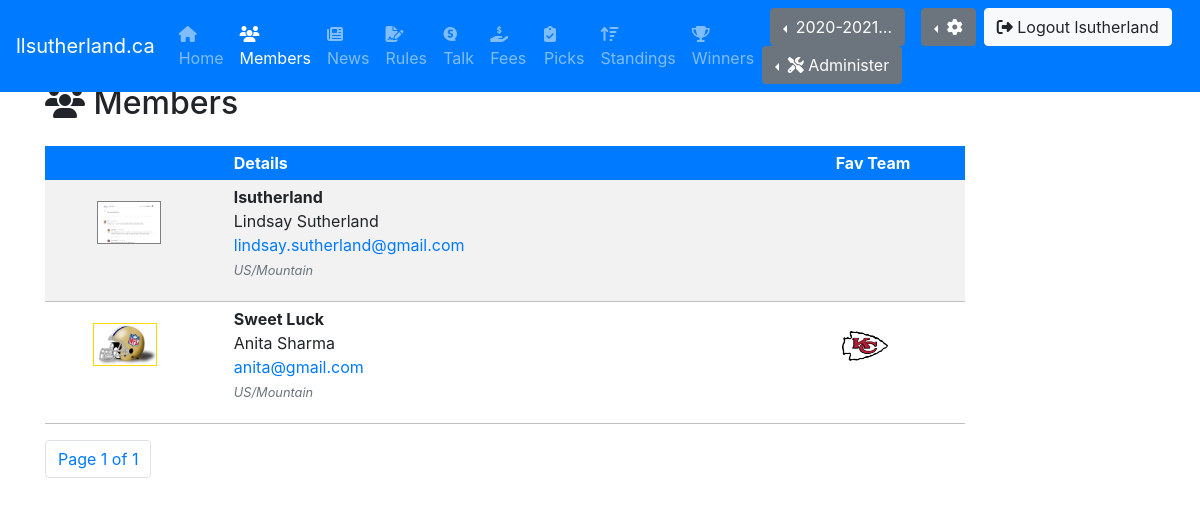
The page /members/ (signed in) on the database as committed earlier.
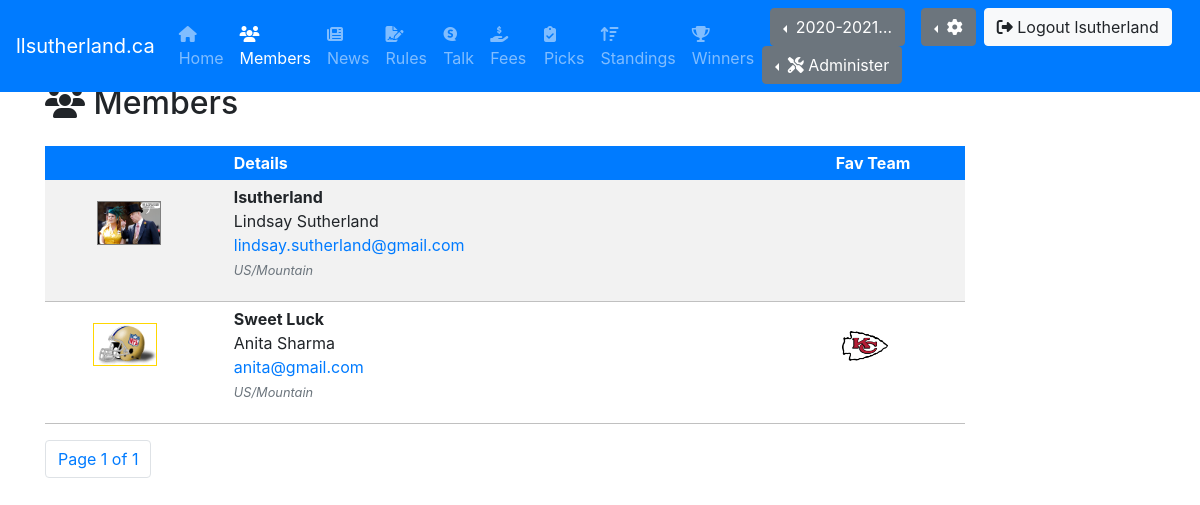
The same page on the database as committed later.
### pool/models.py (models this page shows, shortened)
class CustomUser(AbstractUser):
    US_EST = 'US/Eastern'
    TZS = [
        ('US/Alaska', 'US/Alaska'),
        ('US/Arizona','US/Arizona'),
        ('US/Central','US/Central'),
        (US_EST,'US/Eastern'),
        ('US/Hawaii','US/Hawaii'),
        ('US/Mountain','US/Mountain'),
        ('US/Pacific','US/Pacific'),
        ('Europe/Amsterdam','Europe/Amsterdam'),
        ('Europe/Athens','Europe/Athens'),
        ('Europe/Belgrade','Europe/Belgrade'),
        ('Europe/Berlin','Europe/Berlin'),
        ('Europe/Brussels','Europe/Brussels'),
        ('Europe/Bucharest','Europe/Bucharest'),
        ('Europe/Budapest','Europe/Budapest'),
        ('Europe/Copenhagen','Europe/Copenhagen'),
        ('Europe/Dublin','Europe/Dublin'),
        ('Europe/Gibraltar','Europe/Gibraltar'),
        ('Europe/Helsinki','Europe/Helsinki'),
        ('Europe/Istanbul','Europe/Istanbul'),
        ('Europe/Kiev','Europe/Kiev'),
        ('Europe/Lisbon','Europe/Lisbon'),
        ('Europe/London','Europe/London'),
        ('Europe/Luxembourg','Europe/Luxembourg'),
        ('Europe/Madrid','Europe/Madrid'),
        ('Europe/Malta','Europe/Malta'),
        ('Europe/Moscow','Europe/Moscow'),
        ('Europe/Oslo','Europe/Oslo'),
        ('Europe/Paris','Europe/Paris'),
        ('Europe/Prague','Europe/Prague'),
        ('Europe/Rome','Europe/Rome'),
        ('Europe/Sarajevo','Europe/Sarajevo'),
        ('Europe/Stockholm','Europe/Stockholm'),
        ('Europe/Vienna','Europe/Vienna'),
        ('Europe/Volgograd','Europe/Volgograd'),
        ('Europe/Warsaw','Europe/Warsaw'),
        ('Europe/Zurich','Europe/Zurich')
    ]
    username_validator = MyValidator()
    username = models.CharField(
        _('username'),
        max_length=150,
        unique=True,
        help_text=_('Required. 150 characters or fewer. Names and numbers only.'),
        validators=[username_validator],
            error_messages={
            'unique': _("A user with that username already exists."),
        },
    )
    mobile = models.CharField(max_length=20, blank=True, null=True)
    image = models.ImageField(upload_to='profile_image', blank=True, null=True)
    favorite_team = models.ForeignKey(Team, on_delete=models.CASCADE, blank=True, null=True)
    timezone = models.CharField(max_length=50, blank=False, null=False, default=US_EST, choices=TZS)

### pool/views.py (the view)
# urls.py: path('members/', PoolMembers.as_view(), name='members'),
class PoolMembers(LoginRequiredMixin, ListView):
     template_name = 'members/members.html'
     def get(self, request):
        args = get_current(request)
        items = CustomUser.objects.all().order_by(Lower('username'))
        paginator = Paginator(items, 8) # Show 25 members per page.
        page_number = request.GET.get('page')
        page_obj = paginator.get_page(page_number)
        args.update({'items' : items})
        args.update({'page_obj' : page_obj})
        return render(request, self.template_name, args)

### pool/views.py (called while the page is built)
def get_current(request):
    current_season = None
    current_week = None
    seasons = []
    prefs = None
    request.session['django_timezone'] = request.user.timezone
    try:
        current_season = get_current_season(request)
        current_week = get_current_week(request)
        seasons = get_seasons()
        prefs = get_preferences(request)
    except Exception as e:
        print(e)
    return {
        'preferences' : prefs,
        'current_season': current_season,
        'current_week' : current_week,
        'seasons' : seasons
    }

def get_preferences(request):
    return Preferences.objects.get(user_id = request.user.id)

def get_seasons():
    return Season.objects.order_by('-effective_date')

def get_current_season(request):
    active_season = Season.objects.get(is_active=True)
    current_season_id = request.session['current_season_id']
    if not active_season.id == current_season_id:
        request.session['current_season_id'] = active_season.id
        return Season.objects.get(id=active_season.id)
    else:
        return Season.objects.get(id=current_season_id)

### utils/season_helper.py (called while the page is built)
def get_now():
    return timezone.now()

### pool/templates/members/members.html (shortened to what this page needs)
{% extends 'base.html' %}
{% block body %}
<h2 class="mt-1 mb-4"><i class="fas fa-users"></i> Members</h2>
<div class="row">
  <div class="col-10">
    {% include 'members/members_loop.html' %}
  </div>
</div>
{% include 'pagination.html' %}
{% endblock %}

### pool/templates/nav/no-fav-team.html (shortened to what this page needs)
<nav class="navbar navbar-expand-md navbar-dark fixed-top bg-primary">
        <a class="navbar-brand" href="#">llsutherland.ca</a>
        <div class="collapse navbar-collapse" id="navbarCollapse">
            <ul class="navbar-nav mr-auto">
                <li class="nav-item">
                    <a class="nav-link {% if request.resolver_match.url_name == "home" %}active{% endif %}" href="{% url 'home'  %}"><i class="fas fa-home"></i> Home</a>
                </li>
                <li class="nav-item">
                    <a class="nav-link {% if request.resolver_match.url_name == "members" %}active{% endif %}" href="{% url 'members'  %}"><i class="fas fa-users"></i> Members</a>
                </li>
                <li class="nav-item">
                    <a class="nav-link {% if request.resolver_match.url_name == "news" %}active{% endif %}" href="{% url 'news'  %}"><i class="fas fa-newspaper"></i> News</a>
                </li>
                <li class="nav-item">
                    <a class="nav-link {% if request.resolver_match.url_name == "rules" %}active{% endif %}" href="{% url 'rules'  %}"><i class="fas fa-file-signature"></i> Rules</a>
                </li>
                <li class="nav-item">
                    <a class="nav-link {% if request.resolver_match.url_name == "talk" %}active{% endif %}" href="{% url 'talk'  %}"><i class="fab fa-speakap"></i> Talk</a>
                </li>
                <li class="nav-item">
                    <a class="nav-link {% if request.resolver_match.url_name == "fees" %}active{% endif %}" href="{% url 'fees'  %}"><i class="fas fa-hand-holding-usd"></i> Fees</a>
                </li>
                <li class="nav-item">
                    <a class="nav-link {% if request.resolver_match.url_name == "picks" %}active{% endif %}" href="{% url 'picks' %}"><i class="fas fa-clipboard-check"></i> Picks</a>
                </li>
                <li class="nav-item">
                    <a class="nav-link {% if request.resolver_match.url_name == "standings" %}active{% endif %}" href="{% url 'standings'%}""><i class="fas fa-sort-amount-up"></i> Standings</a>
                </li>
                <li class="nav-item">
                    <a class="nav-link {% if request.resolver_match.url_name == "winners" %}active{% endif %}" href="{% url 'winners'  %}"><i class="fas fa-trophy"></i> Winners</a>
                </li>
            </ul>
            <form class="form-inline mt-2 mt-md-0">
                <div class="dropdown dropleft pl-2 pr-2">
                {% if current_season %}
                    <a class="btn btn-secondary dropdown-toggle" href="#" role="button" id="dropdownSeason" data-toggle="dropdown" aria-haspopup="true" aria-expanded="false">
                        {{current_season.name | truncatechars:10}}
                    </a>
                {% endif %}
                </div>
                <div class="dropdown dropleft pl-2 pr-2">
                    <a class="btn btn-secondary dropdown-toggle" href="#" role="button" id="dropdownProfile" data-toggle="dropdown" aria-haspopup="true" aria-expanded="false">
                        <i class="fas fa-cog"></i>
                    </a>
                </div>
                <a class="btn btn-light mr-2 my-2 my-sm-0" href="{% url 'logout' %}"><i class="fas fa-sign-out-alt"></i> Logout {{user.username}}</a>
                {% if user.is_staff %}
                    <div class="dropdown dropleft">
                        <button class="btn btn-secondary dropdown-toggle" type="button" id="dropdownMenuButton" data-toggle="dropdown" aria-haspopup="true" aria-expanded="false">
                            <i class="fas fa-tools"></i> Administer
                        </button>
                    </div>
                {% endif %}
            </form>
        </div>
    </nav>

### pool/templates/members/members_loop.html
<table class="table table-sm table-striped table-borderless">
    <thead>
        {% if user.favorite_team %}
            <tr style="background-color:{{user.favorite_team.color_01}};color:{{user.favorite_team.color_03}};border-color:{{user.favorite_team.color_03}}">
                <th style="text-align:center;">&nbsp;</th>
                <th>Details</th>
                <th style="text-align:center;">Fav Team</th>
            </tr>
        {% else %}
            <tr class="bg-primary text-white">
                <th style="text-align:center;">&nbsp;</th>
                <th>Details</th>
                <th style="text-align:center;">Fav Team</th>
            </tr>
        {% endif %}
    </thead>
    <tbody>
{% for item in page_obj %}
    <tr style="border-bottom:1px solid silver;">
        <td style="width:20%;text-align:center;">{% include 'members/member_pic.html' %}</td>
        <td>{% include 'members/member_detail.html' %}</td>
        <td style="width:20%;text-align:center;">{% include 'members/fav_team.html' %}</td>
    </tr>
{% endfor %}
    </tbody>
</table>

### pool/templates/members/member_pic.html
<div class="media m-2 p-2 justify-content-center">
{% if item.image and item.image.url %}
    <img src="/pool{{item.image.url}}" class="mr-3" alt="No Image Found" width="64" style="border:1px solid gray;">
{% else %}
    <img class="mr-4" src="../../static/nfl/NFL.gif" alt="" width="64" style="border:1px solid gold;">
{% endif %}
</div>

### pool/templates/members/member_detail.html
<strong>{{item.username}}</strong>
<p>
{{item.get_full_name}}
<br/>
<a href="mailto:{{item.email}}?Subject=NFL Football Pool">{{item.email}}</a>
<small id="tzHelp" class="form-text text-muted font-italic">{{item.timezone}}</small>
</p>

Rows that differ between the two databases and show on the page:
changed CustomUser "lsutherland": image: a different picture
